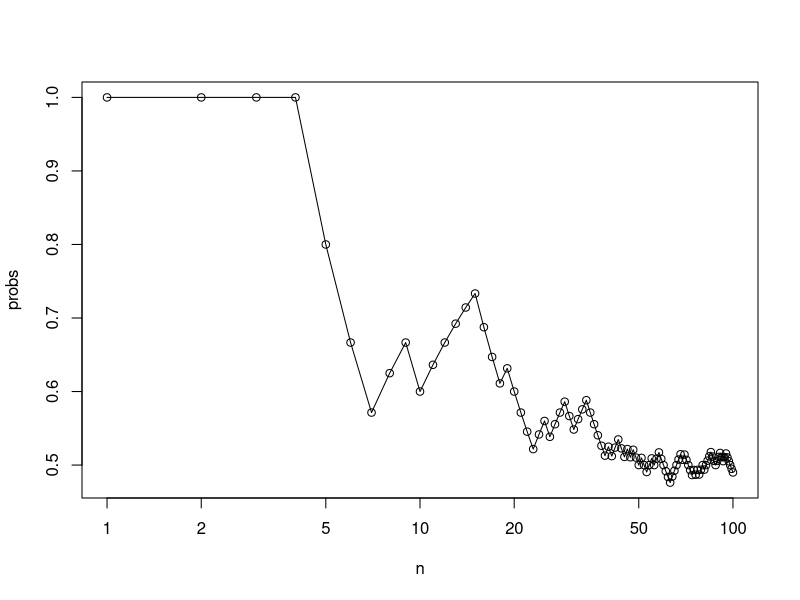
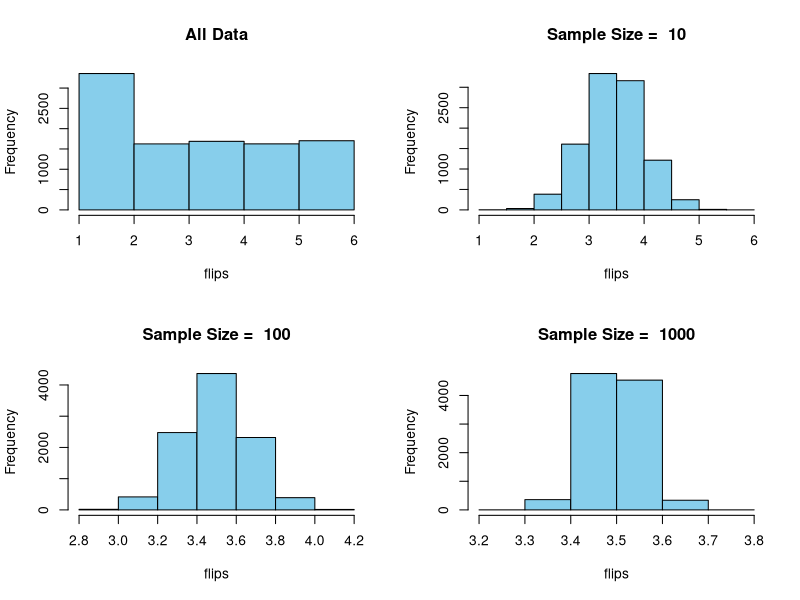

Reproduce these figures in R, in order. (Note: this script raises an error after producing the figures.)
##---- Sampling

N <- 100
flips <- sample(x=c(0,1), prob=c(.5, .5), size=N, replace=T)
cum <- cumsum(flips)
n <- 1:N
probs <- cum / n
plot(n, probs, type="o", log="x")

#----

##---- Sampling Distribution Simulation

samplingDist <- function(sampleSize, N) {
    flips <- NULL
    for (i in 1:N) {
        flips <- rbind(flips,mean(sample(x=seq(1, 6), prob=rep(1/6, 6), size=sampleSize, replace=T)))
    }
    hist(flips, breaks=6, col="skyblue", main=paste("Sample Size = ", sampleSize))

    cat("\n\n")
    cat("Sample Size: ", sampleSize)
    cat("\n", "Mean = ", mean(flips), "\n", "Std Dev =", sd(as.vector(flips)))
}

samplingDistributionSimu <- function () {
    N <- 10000
    flips <- sample(x=seq(1,6), prob=rep(1/6, 6), size=N, replace=T)

    par(mfrow=c(2,2))
    hist(flips, breaks=6, col="skyblue", main="All Data")
    cat("\n")
    cat("All Data")
    cat("\n", "Mean = ", mean(flips), "\n", "Std Dev =", sd(flips))

    samplingDist(10, N)
    samplingDist(100, N)
    samplingDist(1000, N)

    cat("\n\n")
    par(mfrow=c(1,1))
}
samplingDistributionSimu()

#----

#---- Confidence Interval Simulation

confidenceIntervalSimu <- function() {
    sampleSize <- 500
    popMean <- 100
    popStdDev <- 50
    reps <- 30
    zValue <- 1.96

    results <- c()
    for (i in 1:reps) {
        data <- rnorm(sampleSize, popMean, popStdDev)
        sampleMean <- mean(data)

        lower <- sampleMean - zValue*popStdDev/sqrt(sampleSize)
        higher <- sampleMean + zValue*popStdDev/sqrt(sampleSize)
        results <- rbind(results, c(round(sampleMean, digits=2),
                                    paste(round(lower, digits=2), round(higher, digits=2), sep=", "),
                                    popMean,
                                    popMean <= higher && popMean >= lower))
    }

    cat("\nPopulation Mean: ", popMean, "\nPopulation Std Dev: ", popStdDev,
        "\nSample Size: ", sampleSize, "\nReps: ", reps)

    cat("\nWithin CI: ", length(which(output[,4]==T))/reps * 100, "%")
    cat("\n")

    output <- matrix(results, reps, 4,
                     dimnames=list(rep("", reps),
                     c("Sample Mean", "Confidence Interval", "Pop Mean", "Within CI")))

    colnames(output) <- c("Sample Mean", "Confidence Interval", "Pop Mean", "Within CI")
    rownames(output) <- rep("", reps)
    print(output, min.colwidth=20, page.width=100, prefix.width=0, quote=F)
}

confidenceIntervalSimu()
#----
